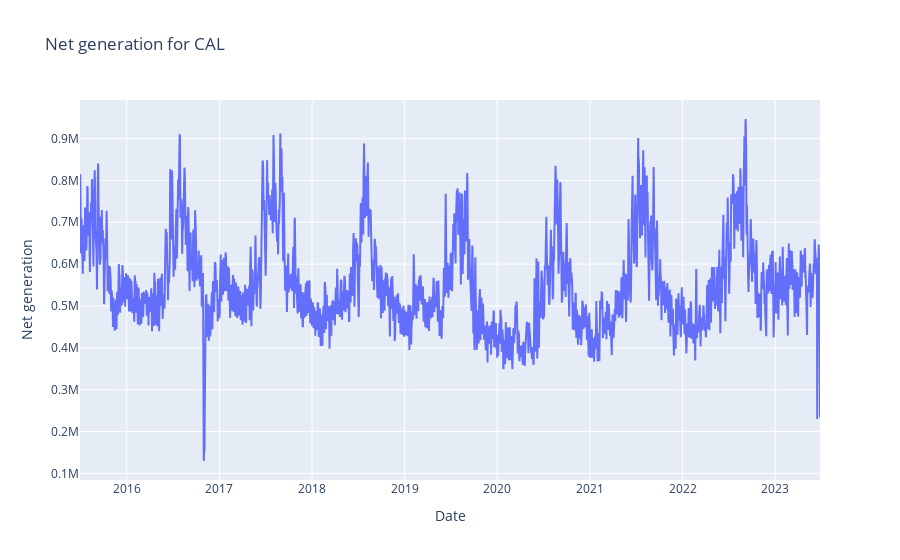

Notebook code for this chart:
### Code cell
# Plot net generation for the 'CAL' region
plot_data_interactive(preprocessed_data['CAL']['generation'], 'CAL', 'Net generation')

### Figure 1 — Plotly figure (JSON) as saved in the notebook; plotly's stock layout.template omitted (floating-point values rounded to 4 significant figures; data arrays with more than 128 entries replaced by an {"elided": "..."} marker saying what was removed)
{"data": [{"mode": "lines", "name": "Net generation", "type": "scatter", "x": {"elided": "2919 str values"}, "y": {"elided": "2919 int values"}}], "layout": {"hovermode": "x", "title": {"text": "Net generation for CAL"}, "xaxis": {"title": {"text": "Date"}}, "yaxis": {"title": {"text": "Net generation"}}}}
